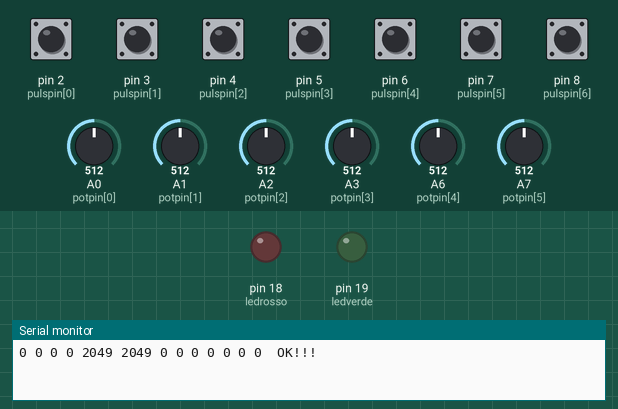
Bench run of a sketch on a simulated Arduino Nano, built with avr-gcc and run on an emulated ATmega328P. On the bench: output pins drawn as LEDs (lit = HIGH), the last lines printed to the serial monitor. Dashed ring = blinking. The inputs (shaded band) are chosen by the test bench; at power-on: pin 2 (pulspin[0]), pin 3 (pulspin[1]), pin 4 (pulspin[2]), pin 5 (pulspin[3]), pin 6 (pulspin[4]), pin 7 (pulspin[5]), pin 8 (pulspin[6]) HIGH, A0 (potpin[0]) = 512, A1 (potpin[1]) = 512, A2 (potpin[2]) = 512, A3 (potpin[3]) = 512, A6 (potpin[4]) = 512, A7 (potpin[5]) = 512. No radio packets arrive unless stated.

Above: at 1.2 s.
1.3 s: pin 2 (pulspin[0]) pulled LOW for 1 s
At 2.6 s:
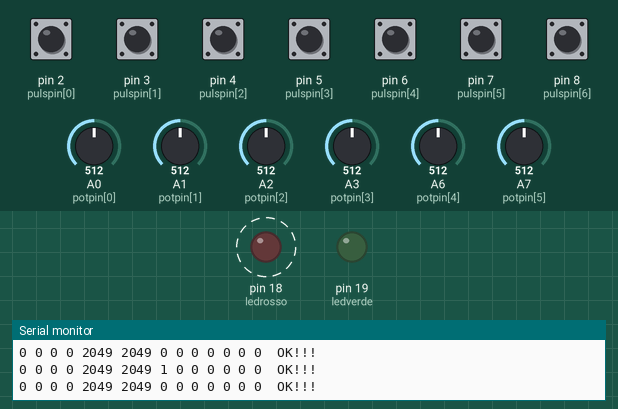
Timing chart, 0 to 4.3 s (numbered marks = the images above; inputs shaded):
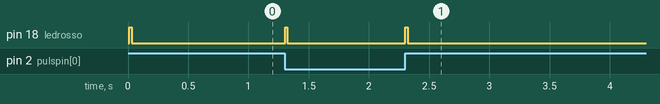

The sketch:

NRF24L01_TX1.ino
```cpp
#include <SPI.h>
#include <nRF24L01.h>
#include <RF24.h>

RF24 radioTX(9,10);  //pin CE, pin CSN
const byte address[6] = "MERC8"; //costante per impostare indirizzo

int potpin[]={A0,A1,A2,A3,A6,A7}; // A0 potpin[0]= JOY SX DX/SX
                                  // A1 potpin[1]= JOY SX UP/DN
                                  // A2 potpin[2]= JOY DX DX/SX
                                  // A3 potpin[3]= JOY DX UP/DN
                                  // A6 potpin[6]= POT AUX SX
                                  // A7 potpin[7]= POT AUX DX

int pulspin[]={2,3,4,5,6,7,8};    // D2 pulspin[0]= PULS P1 JOY SX
                                  // D3 pulspin[1]= PULS P2 JOY DX
                                  // D4 pulspin[2]= PULS P3 ROSSO SX
                                  // D5 pulspin[3]= PULS P4 VERDE e S1
                                  // D6 pulspin[4]= PULS P5 NERO
                                  // D7 pulspin[5]= PULS P6 ROSSO DX
                                  // D8 pulspin[6]= PULS P7 BLU e R1

int ledrosso=18; //uso pin analogici come output: A0=14, A1=15 ... A5=19
int ledverde=19; //uso pin analogici come output: A0=14, A1=15 ... A5=19
struct miafrase{  //struttura dati da trasmettere
  int pot[6];     //6 potenziometri
  bool puls[7];   //7 pulsanti
};

struct miafrase frase;
struct miafrase fraseprec;

int cambiato=0;

int iste=1;
int zero_pot[4];


void setup() {

  for (int i=0;i<7;i++){    //imposto i pin dei pulsanti come INPUT
    pinMode(pulspin[i],INPUT_PULLUP);
  }
  pinMode(ledrosso,OUTPUT);
  pinMode(ledverde,OUTPUT);

  Serial.begin(9600);
  radioTX.begin();             //inizializzo radio
  radioTX.setChannel(124);     //imposto canale radio
  radioTX.openWritingPipe(address);  //imposto indirizzo
  radioTX.setPALevel(RF24_PA_MAX);   //imposto potenza  RF24_PA_MIN, RF24_PA_LOW, RF24_PA_HIGH, RF24_PA_MAX
  radioTX.setDataRate(RF24_250KBPS); //RF24_250KBPS for 250kbs, RF24_1MBPS for 1Mbps, or RF24_2MBPS for 2Mbps
  radioTX.setPayloadSize(19);
  //radioTX.setAutoAck(false);
  radioTX.stopListening();           //imposto radio in trasmissione

  zero_pot[0]=analogRead(potpin[0]);  //inizializzo variabili per azzeramento
  zero_pot[1]=analogRead(potpin[1]);  //inizializzo variabili per azzeramento
  zero_pot[2]=analogRead(potpin[2]);  //inizializzo variabili per azzeramento
  zero_pot[3]=analogRead(potpin[3]);  //inizializzo variabili per azzeramento
  zero_pot[4]=analogRead(potpin[4]);  //inizializzo variabili per azzeramento
  zero_pot[5]=analogRead(potpin[5]);  //inizializzo variabili per azzeramento

}

void loop() {
  fraseprec=frase;
  digitalWrite(ledrosso, 0);
  cambiato=0;
    for (int i=0; i<4; i++){       //lettura potenziometri joystick
      frase.pot[i]=analogRead(potpin[i]);
      if(frase.pot[i]>(zero_pot[i]+iste)) frase.pot[i]=map(frase.pot[i], zero_pot[i]+iste,1023, 0,4095);
        else if(frase.pot[i]<(zero_pot[i]-iste)) frase.pot[i]=map(frase.pot[i],0,zero_pot[i]-iste, -4095,0);
          else frase.pot[i]=0;
      if (fraseprec.pot[i]!=frase.pot[i]) cambiato++;
      }

    frase.pot[4]=analogRead(potpin[4]);  //lettura potenziometro aux sx
    frase.pot[4]=map(frase.pot[4], 0,1023, 0,4095);
    if (fraseprec.pot[4]!=frase.pot[4]) cambiato++;
    frase.pot[5]=analogRead(potpin[5]);    //lettura potenziometro aux dx
    frase.pot[5]=map(frase.pot[5], 0,1023, 0,4095);
    if (fraseprec.pot[5]!=frase.pot[5]) cambiato++;


    for(int i=0; i<7; i++){        //lettura pulsanti
      frase.puls[i]= !(digitalRead(pulspin[i]));
      if (fraseprec.puls[i]!=frase.puls[i]) cambiato++;
      }
  if (cambiato>0){

   bool tx_OK =radioTX.write(&frase, sizeof(frase)); //creo flag per trasmissione avvenura correttamente


  for (int i=0; i<6; i++){
      Serial.print(frase.pot[i]);
      Serial.print(" ");
    }
    for(int i=0; i<7; i++){
      Serial.print(frase.puls[i]);
      Serial.print(" ");
    }
    //Serial.print(frase.errcontr);*/

    if (tx_OK) {     // se la trasmissione è avvenuta correttamente scrivo i dati nel serial monitor
    //Serial.println(frase);
    Serial.println(" OK!!!");
    digitalWrite(ledrosso, 1);


  } else {       // se la trasmissione non è avvenuta correttamente scrivo messaggio di errore


    Serial.println(" Errore:  nessuna ricezione da rx");
   // digitalWrite(ledrosso, 0);

  }
  delay(20);
  }
  //delay(1000);
}
```

Measured:
- after the input at 1.3 s, pin 18 (ledrosso): alternates HIGH for 0.02 s and LOW for 0.98 s, 4 changes in all, then stays LOW, starting at once
